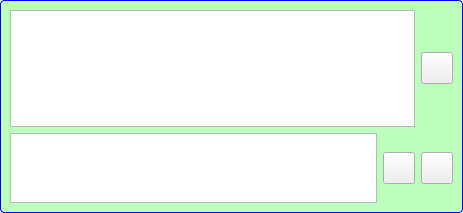
<?xml version="1.0" encoding="UTF-8"?>
<ui version="4.0">
 <class>InstMsgWidgetClass</class>
 <widget class="QWidget" name="InstMsgWidgetClass">
  <property name="geometry">
   <rect>
    <x>0</x>
    <y>0</y>
    <width>463</width>
    <height>213</height>
   </rect>
  </property>
  <property name="sizePolicy">
   <sizepolicy hsizetype="Expanding" vsizetype="Expanding">
    <horstretch>0</horstretch>
    <verstretch>0</verstretch>
   </sizepolicy>
  </property>
  <property name="minimumSize">
   <size>
    <width>0</width>
    <height>0</height>
   </size>
  </property>
  <property name="maximumSize">
   <size>
    <width>16777215</width>
    <height>16777215</height>
   </size>
  </property>
  <property name="windowTitle">
   <string>Form</string>
  </property>
  <property name="styleSheet">
   <string notr="true">QFrame#m_MainFrame
{   
background-color: #BCFEBC;
border: 1px solid blue;
border-radius: 4px; 
}

QFrame#m_TextFrame
{   
background-color: #FFFFFF;
border: 1px solid blue;
border-radius: 4px; 
}</string>
  </property>
  <layout class="QGridLayout" name="gridLayout">
   <property name="margin">
    <number>0</number>
   </property>
   <property name="spacing">
    <number>0</number>
   </property>
   <item row="0" column="0">
    <widget class="QFrame" name="m_MainFrame">
     <property name="frameShape">
      <enum>QFrame::StyledPanel</enum>
     </property>
     <property name="frameShadow">
      <enum>QFrame::Raised</enum>
     </property>
     <layout class="QVBoxLayout" name="verticalLayout">
      <item>
       <layout class="QHBoxLayout" name="horizontalLayout_2">
        <item>
         <widget class="QListWidget" name="m_MsgListWidget"/>
        </item>
        <item>
         <widget class="VxPushButton" name="m_ClearHistoryButton">
          <property name="sizePolicy">
           <sizepolicy hsizetype="Fixed" vsizetype="Fixed">
            <horstretch>0</horstretch>
            <verstretch>0</verstretch>
           </sizepolicy>
          </property>
          <property name="minimumSize">
           <size>
            <width>32</width>
            <height>32</height>
           </size>
          </property>
          <property name="maximumSize">
           <size>
            <width>32</width>
            <height>32</height>
           </size>
          </property>
          <property name="text">
           <string/>
          </property>
          <property name="iconSize">
           <size>
            <width>32</width>
            <height>32</height>
           </size>
          </property>
         </widget>
        </item>
       </layout>
      </item>
      <item>
       <layout class="QHBoxLayout" name="horizontalLayout">
        <item>
         <widget class="QPlainTextEdit" name="m_ChatTextEdit">
          <property name="sizePolicy">
           <sizepolicy hsizetype="Expanding" vsizetype="Preferred">
            <horstretch>0</horstretch>
            <verstretch>0</verstretch>
           </sizepolicy>
          </property>
         </widget>
        </item>
        <item>
         <widget class="VxPushButton" name="m_CancelTextButton">
          <property name="sizePolicy">
           <sizepolicy hsizetype="Fixed" vsizetype="Fixed">
            <horstretch>0</horstretch>
            <verstretch>0</verstretch>
           </sizepolicy>
          </property>
          <property name="minimumSize">
           <size>
            <width>32</width>
            <height>32</height>
           </size>
          </property>
          <property name="maximumSize">
           <size>
            <width>32</width>
            <height>32</height>
           </size>
          </property>
          <property name="text">
           <string/>
          </property>
          <property name="iconSize">
           <size>
            <width>32</width>
            <height>32</height>
           </size>
          </property>
         </widget>
        </item>
        <item>
         <widget class="VxPushButton" name="m_SendTextButton">
          <property name="sizePolicy">
           <sizepolicy hsizetype="Fixed" vsizetype="Fixed">
            <horstretch>0</horstretch>
            <verstretch>0</verstretch>
           </sizepolicy>
          </property>
          <property name="minimumSize">
           <size>
            <width>32</width>
            <height>32</height>
           </size>
          </property>
          <property name="maximumSize">
           <size>
            <width>32</width>
            <height>32</height>
           </size>
          </property>
          <property name="text">
           <string/>
          </property>
          <property name="iconSize">
           <size>
            <width>32</width>
            <height>32</height>
           </size>
          </property>
         </widget>
        </item>
       </layout>
      </item>
     </layout>
    </widget>
   </item>
  </layout>
 </widget>
 <customwidgets>
  <customwidget>
   <class>VxPushButton</class>
   <extends>QPushButton</extends>
   <header>VxPushButton.h</header>
  </customwidget>
 </customwidgets>
 <resources/>
 <connections/>
</ui>
